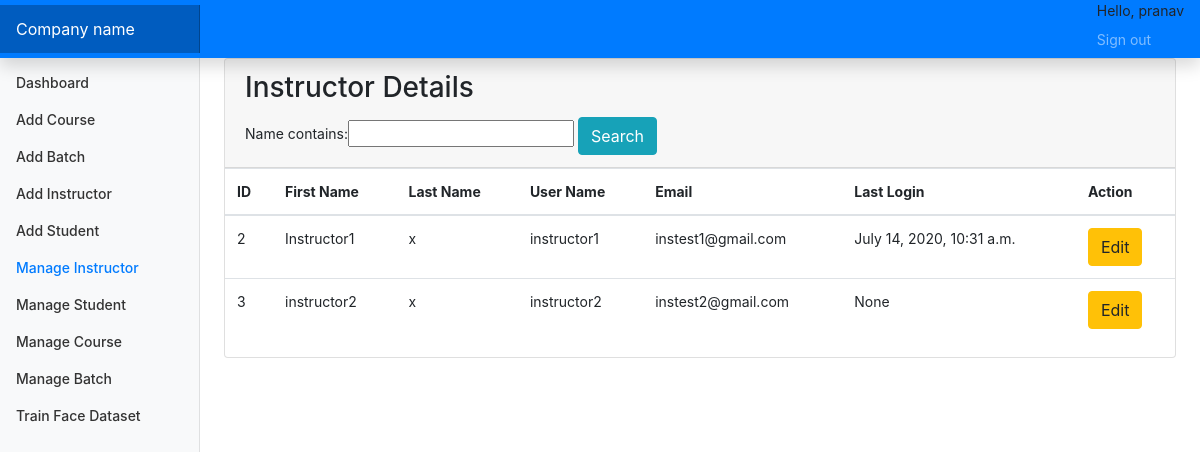
/managei (signed in), run on an earlier commit of the app's database.
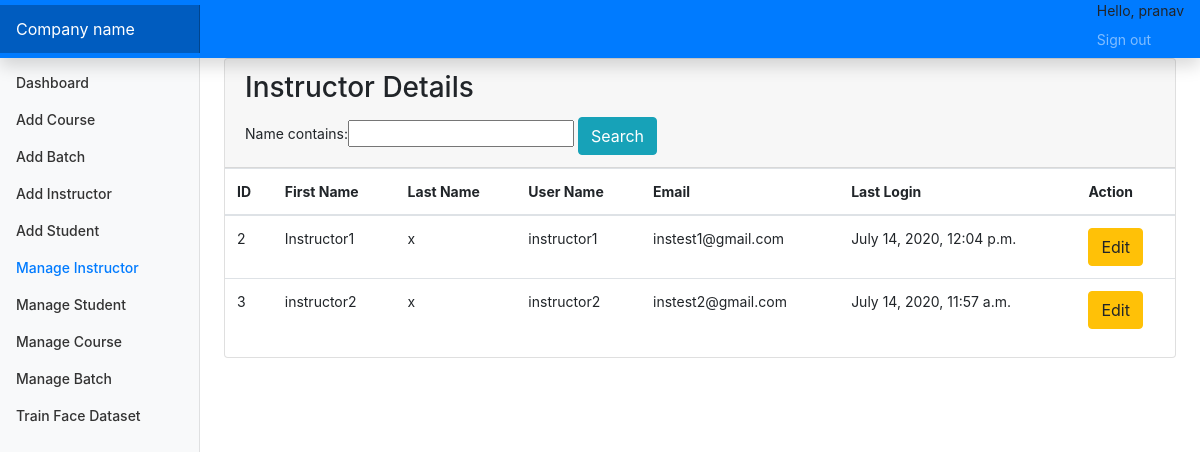
And on a later commit of the database.
### account/models.py (models this page shows, shortened)
class Instructor(models.Model):
    id=models.AutoField(primary_key=True)
    name=models.CharField(max_length=255,null=True,blank=True)
    user=models.OneToOneField(CustomUser,on_delete=models.CASCADE)
    objects=models.Manager()

class CustomUser(AbstractUser):
    user_type_data=((1,"Admin"),(2,"Instructor"),(3,"Students"))
    user_type=models.CharField(default=1,choices=user_type_data,max_length=10)

### account/adminviews.py (the view)
# urls.py: path('managei',adminviews.manageInstructor,name="managei"),
def manageInstructor(request):
    ins=Instructor.objects.all()
    myfilter=InstructorFilter(request.GET,queryset=ins)
    ins=myfilter.qs
    return render(request,"HOD/manage_instructor.html",{"instructors":ins,"myfilter":myfilter})

### account/restrictionMiddleware.py (called while the page is built, shortened)
    def process_view(self,request,view_func,view_args,view_kwargs):
        modulename=view_func.__module__
        user=request.user
        if user.is_authenticated:
            if user.user_type == "1":
                if modulename == "account.adminviews":
                    pass
                elif modulename == "account.views":
                    pass
                else:
                    return redirect('dashboard')
            else:
                return redirect('loginpage')
        else:
            if request.path == reverse("loginpage"):
                pass
            else:
                return HttpResponseRedirect(reverse("loginpage"))

### account/templates/HOD/manage_instructor.html (shortened to what this page needs)
{% extends 'base.html'%}
{% block sidebarstuff %}
<li class="nav-item">
    <a class="nav-link" href="{% url 'dashboard' %}">
        Dashboard <span class="sr-only">(current)</span>
    </a>
</li>
<li class="nav-item">
    <a class="nav-link" href="{% url 'addCourses' %}">
        Add Course
    </a>
</li>
<li class="nav-item">
    <a class="nav-link" href="{% url 'addBatch' %}">
        Add Batch
    </a>
</li>
<li class="nav-item">
    <a class="nav-link" href="{% url 'addInstructor' %}">
        Add Instructor
    </a>
</li>
<li class="nav-item">
    <a class="nav-link" href="{% url 'addStudent' %}">
        Add Student
    </a>
</li>
<li class="nav-item">
    <a class="nav-link active" href="{% url 'managei' %}">
        Manage Instructor
    </a>
</li>
<li class="nav-item">
    <a class="nav-link" href="{% url 'manages' %}">
        Manage Student
    </a>
</li>
<li class="nav-item">
    <a class="nav-link" href="{% url 'managec' %}">
        Manage Course
    </a>
</li>
<li class="nav-item">
    <a class="nav-link" href="{% url 'manageb' %}">
        Manage Batch
    </a>
</li>
<li class="nav-item">
    <a class="nav-link" href="{% url 'train' %}">
        Train Face Dataset
    </a>
</li>
{% endblock sidebarstuff %}
{% block maincontent %}
<main role="main" class="col-md-9 ml-sm-auto col-lg-10 px-md-4">
    <div class="row">
        <div class="col-md-12 ">
            <div class="card">
                <div class="card-header">
                    <h3 class="card-title">Instructor Details</h3>
                    <div class="card-tools">
                        <div class="input-group input-group-sm" style="width: auto;">
                            <form method="GET">
                                {{myfilter.form}}
                                <button type="submit" class="btn btn-info">Search</button>
                                </form>
                        </div>
                    </div>
                </div>
                <div class="card-body table-responsive p-0">
                    <table class="table table-hover text-nowrap">
                        <thead>
                            <tr>
                                <th>ID</th>
                                <th>First Name</th>
                                <th>Last Name</th>
                                <th>User Name</th>
                                <th>Email</th>
                                <th>Last Login</th>
                                <th>Action</th>
                            </tr>
                        </thead>
                        <tbody>
                            {% for instructor in instructors %}
                            <tr>
                                <td>{{ instructor.user.id }}</td>
                                <td>{{ instructor.user.first_name }}</td>
                                <td>{{ instructor.user.last_name }}</td>
                                <td>{{ instructor.user.username }}</td>
                                <td>{{ instructor.user.email }}</td>
                                <td>{{ instructor.user.last_login }}</td>
                                <td><a href="edit_instructor/{{ instructor.user.id }}" class="btn btn-warning">Edit</a>
                                </td>
                            </tr>
                            {% endfor %}
                        </tbody>
                    </table>
                </div>
            </div>
        </div>
    </div>
</main>
{% endblock maincontent %}

What changed in the data, as far as the page shows it:
changed through a linked row, Instructor "Instructor1": user.last_login "July 14, 2020, 10:31 a.m." → "July 14, 2020, 12:04 p.m."
changed through a linked row, Instructor "instructor2": user.last_login "None" → "July 14, 2020, 11:57 a.m."
